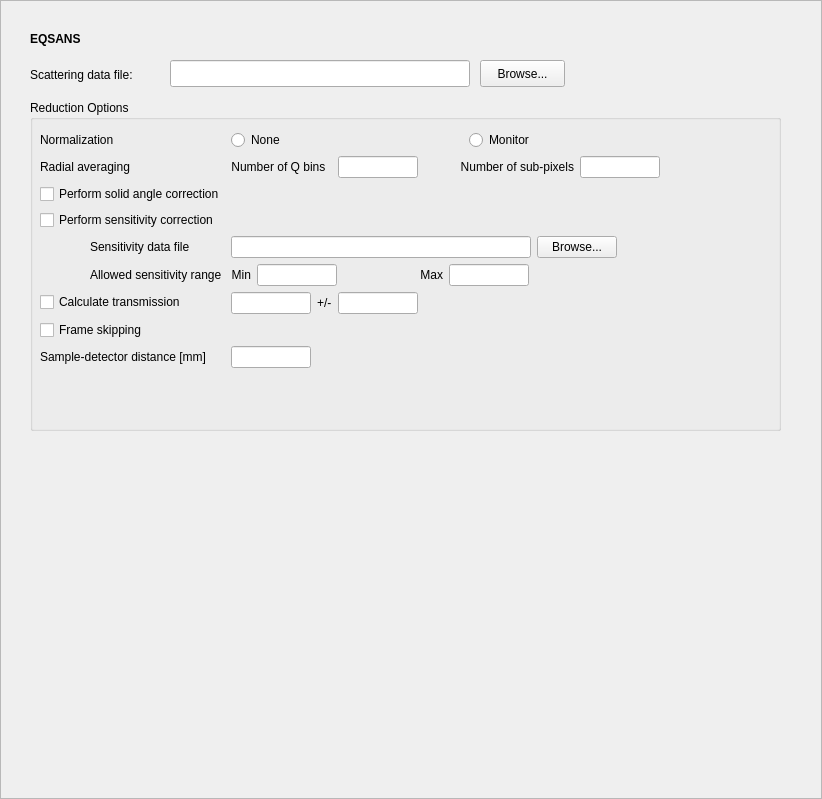
<?xml version="1.0" encoding="UTF-8"?>
<ui version="4.0">
 <class>Frame</class>
 <widget class="QFrame" name="Frame">
  <property name="geometry">
   <rect>
    <x>0</x>
    <y>0</y>
    <width>822</width>
    <height>799</height>
   </rect>
  </property>
  <property name="sizePolicy">
   <sizepolicy hsizetype="Expanding" vsizetype="Expanding">
    <horstretch>0</horstretch>
    <verstretch>0</verstretch>
   </sizepolicy>
  </property>
  <property name="windowTitle">
   <string>Frame</string>
  </property>
  <property name="frameShape">
   <enum>QFrame::StyledPanel</enum>
  </property>
  <property name="frameShadow">
   <enum>QFrame::Raised</enum>
  </property>
  <widget class="QGroupBox" name="reduction_options_groupbox">
   <property name="geometry">
    <rect>
     <x>30</x>
     <y>100</y>
     <width>751</width>
     <height>331</height>
    </rect>
   </property>
   <property name="title">
    <string>Reduction Options</string>
   </property>
   <widget class="QWidget" name="formLayoutWidget_2">
    <property name="geometry">
     <rect>
      <x>10</x>
      <y>30</y>
      <width>751</width>
      <height>304</height>
     </rect>
    </property>
    <layout class="QFormLayout" name="formLayout_2">
     <property name="sizeConstraint">
      <enum>QLayout::SetFixedSize</enum>
     </property>
     <property name="fieldGrowthPolicy">
      <enum>QFormLayout::AllNonFixedFieldsGrow</enum>
     </property>
     <property name="formAlignment">
      <set>Qt::AlignRight|Qt::AlignTop|Qt::AlignTrailing</set>
     </property>
     <item row="0" column="0">
      <widget class="QLabel" name="label_4">
       <property name="text">
        <string>Normalization</string>
       </property>
      </widget>
     </item>
     <item row="0" column="1">
      <layout class="QHBoxLayout" name="horizontalLayout">
       <item>
        <widget class="QRadioButton" name="normalization_none_radio">
         <property name="toolTip">
          <string>Select to skip data normalization.</string>
         </property>
         <property name="text">
          <string>None</string>
         </property>
        </widget>
       </item>
       <item>
        <widget class="QRadioButton" name="normalization_monitor_radio">
         <property name="toolTip">
          <string>Select to normalize the data to the beam monitor count.</string>
         </property>
         <property name="layoutDirection">
          <enum>Qt::LeftToRight</enum>
         </property>
         <property name="text">
          <string>Monitor</string>
         </property>
        </widget>
       </item>
      </layout>
     </item>
     <item row="1" column="0">
      <widget class="QLabel" name="label_2">
       <property name="text">
        <string>Radial averaging</string>
       </property>
      </widget>
     </item>
     <item row="1" column="1">
      <layout class="QHBoxLayout" name="horizontalLayout_2">
       <item>
        <widget class="QLabel" name="label">
         <property name="sizePolicy">
          <sizepolicy hsizetype="Minimum" vsizetype="Preferred">
           <horstretch>0</horstretch>
           <verstretch>0</verstretch>
          </sizepolicy>
         </property>
         <property name="minimumSize">
          <size>
           <width>0</width>
           <height>0</height>
          </size>
         </property>
         <property name="maximumSize">
          <size>
           <width>150</width>
           <height>16777215</height>
          </size>
         </property>
         <property name="text">
          <string>Number of Q bins  </string>
         </property>
         <property name="alignment">
          <set>Qt::AlignRight|Qt::AlignTrailing|Qt::AlignVCenter</set>
         </property>
        </widget>
       </item>
       <item>
        <widget class="QLineEdit" name="n_q_bins_edit">
         <property name="minimumSize">
          <size>
           <width>80</width>
           <height>0</height>
          </size>
         </property>
         <property name="maximumSize">
          <size>
           <width>80</width>
           <height>16777215</height>
          </size>
         </property>
         <property name="toolTip">
          <string>Enter the number of Q bins for the output I(Q) distribution.</string>
         </property>
        </widget>
       </item>
       <item>
        <widget class="QLabel" name="label_3">
         <property name="sizePolicy">
          <sizepolicy hsizetype="Fixed" vsizetype="Preferred">
           <horstretch>0</horstretch>
           <verstretch>0</verstretch>
          </sizepolicy>
         </property>
         <property name="minimumSize">
          <size>
           <width>150</width>
           <height>0</height>
          </size>
         </property>
         <property name="maximumSize">
          <size>
           <width>150</width>
           <height>16777215</height>
          </size>
         </property>
         <property name="text">
          <string>Number of sub-pixels</string>
         </property>
         <property name="alignment">
          <set>Qt::AlignRight|Qt::AlignTrailing|Qt::AlignVCenter</set>
         </property>
        </widget>
       </item>
       <item>
        <widget class="QLineEdit" name="n_sub_pix_edit">
         <property name="minimumSize">
          <size>
           <width>80</width>
           <height>0</height>
          </size>
         </property>
         <property name="maximumSize">
          <size>
           <width>80</width>
           <height>16777215</height>
          </size>
         </property>
         <property name="toolTip">
          <string>Enter the number of sub-pixels in each direction of a detector pixel to use for the
radial averaging. For instance, entering 3 will sub-divide each detector pixel by 3
in each direction and will create 9 sub-pixels.</string>
         </property>
        </widget>
       </item>
       <item>
        <spacer name="horizontalSpacer_4">
         <property name="orientation">
          <enum>Qt::Horizontal</enum>
         </property>
         <property name="sizeHint" stdset="0">
          <size>
           <width>40</width>
           <height>20</height>
          </size>
         </property>
        </spacer>
       </item>
      </layout>
     </item>
     <item row="2" column="0">
      <widget class="QCheckBox" name="solid_angle_chk">
       <property name="toolTip">
        <string>Select to perform a solid angle correction.</string>
       </property>
       <property name="text">
        <string>Perform solid angle correction</string>
       </property>
      </widget>
     </item>
     <item row="3" column="0">
      <widget class="QCheckBox" name="sensitivity_chk">
       <property name="toolTip">
        <string>Select to perform a detector sensitivity correction.</string>
       </property>
       <property name="text">
        <string>Perform sensitivity correction</string>
       </property>
      </widget>
     </item>
     <item row="4" column="0">
      <widget class="QLabel" name="sensivity_file_label">
       <property name="text">
        <string>Sensitivity data file</string>
       </property>
       <property name="alignment">
        <set>Qt::AlignLeading|Qt::AlignLeft|Qt::AlignVCenter</set>
       </property>
       <property name="wordWrap">
        <bool>false</bool>
       </property>
       <property name="indent">
        <number>50</number>
       </property>
      </widget>
     </item>
     <item row="4" column="1">
      <layout class="QHBoxLayout" name="horizontalLayout_4">
       <item>
        <widget class="QLineEdit" name="sensitivity_file_edit">
         <property name="sizePolicy">
          <sizepolicy hsizetype="Fixed" vsizetype="Fixed">
           <horstretch>0</horstretch>
           <verstretch>0</verstretch>
          </sizepolicy>
         </property>
         <property name="minimumSize">
          <size>
           <width>300</width>
           <height>0</height>
          </size>
         </property>
         <property name="baseSize">
          <size>
           <width>0</width>
           <height>0</height>
          </size>
         </property>
         <property name="toolTip">
          <string>Enter a valid file path to be used for the detector sensitivity data.</string>
         </property>
        </widget>
       </item>
       <item>
        <widget class="QPushButton" name="sensitivity_browse_button">
         <property name="sizePolicy">
          <sizepolicy hsizetype="Fixed" vsizetype="Fixed">
           <horstretch>0</horstretch>
           <verstretch>0</verstretch>
          </sizepolicy>
         </property>
         <property name="text">
          <string>Browse...</string>
         </property>
        </widget>
       </item>
       <item>
        <spacer name="horizontalSpacer_3">
         <property name="orientation">
          <enum>Qt::Horizontal</enum>
         </property>
         <property name="sizeHint" stdset="0">
          <size>
           <width>40</width>
           <height>20</height>
          </size>
         </property>
        </spacer>
       </item>
      </layout>
     </item>
     <item row="5" column="0">
      <widget class="QLabel" name="sensitivity_range_label">
       <property name="text">
        <string>Allowed sensitivity range</string>
       </property>
       <property name="indent">
        <number>50</number>
       </property>
      </widget>
     </item>
     <item row="5" column="1">
      <layout class="QHBoxLayout" name="horizontalLayout_5">
       <item>
        <widget class="QLabel" name="sensitivity_min_label">
         <property name="sizePolicy">
          <sizepolicy hsizetype="Preferred" vsizetype="Preferred">
           <horstretch>0</horstretch>
           <verstretch>0</verstretch>
          </sizepolicy>
         </property>
         <property name="minimumSize">
          <size>
           <width>0</width>
           <height>0</height>
          </size>
         </property>
         <property name="maximumSize">
          <size>
           <width>50</width>
           <height>16777215</height>
          </size>
         </property>
         <property name="text">
          <string>Min</string>
         </property>
         <property name="alignment">
          <set>Qt::AlignRight|Qt::AlignTrailing|Qt::AlignVCenter</set>
         </property>
        </widget>
       </item>
       <item>
        <widget class="QLineEdit" name="min_sensitivity_edit">
         <property name="sizePolicy">
          <sizepolicy hsizetype="Fixed" vsizetype="Fixed">
           <horstretch>0</horstretch>
           <verstretch>0</verstretch>
          </sizepolicy>
         </property>
         <property name="minimumSize">
          <size>
           <width>80</width>
           <height>0</height>
          </size>
         </property>
         <property name="maximumSize">
          <size>
           <width>80</width>
           <height>16777215</height>
          </size>
         </property>
         <property name="toolTip">
          <string>Enter the minimum allowed relative sensitivity for any given pixel.</string>
         </property>
        </widget>
       </item>
       <item>
        <widget class="QLabel" name="sensitivity_max_label">
         <property name="sizePolicy">
          <sizepolicy hsizetype="Fixed" vsizetype="Preferred">
           <horstretch>0</horstretch>
           <verstretch>0</verstretch>
          </sizepolicy>
         </property>
         <property name="minimumSize">
          <size>
           <width>100</width>
           <height>0</height>
          </size>
         </property>
         <property name="maximumSize">
          <size>
           <width>100</width>
           <height>16777215</height>
          </size>
         </property>
         <property name="text">
          <string>Max</string>
         </property>
         <property name="alignment">
          <set>Qt::AlignRight|Qt::AlignTrailing|Qt::AlignVCenter</set>
         </property>
        </widget>
       </item>
       <item>
        <widget class="QLineEdit" name="max_sensitivity_edit">
         <property name="sizePolicy">
          <sizepolicy hsizetype="Fixed" vsizetype="Fixed">
           <horstretch>0</horstretch>
           <verstretch>0</verstretch>
          </sizepolicy>
         </property>
         <property name="minimumSize">
          <size>
           <width>80</width>
           <height>0</height>
          </size>
         </property>
         <property name="maximumSize">
          <size>
           <width>80</width>
           <height>16777215</height>
          </size>
         </property>
         <property name="toolTip">
          <string>Enter the maximum allowed relative sensitivity for any given pixel.</string>
         </property>
        </widget>
       </item>
       <item>
        <spacer name="horizontalSpacer_2">
         <property name="orientation">
          <enum>Qt::Horizontal</enum>
         </property>
         <property name="sizeHint" stdset="0">
          <size>
           <width>40</width>
           <height>20</height>
          </size>
         </property>
        </spacer>
       </item>
      </layout>
     </item>
     <item row="6" column="0">
      <widget class="QCheckBox" name="transmission_chk">
       <property name="toolTip">
        <string>Select to perform a detector sensitivity correction.</string>
       </property>
       <property name="text">
        <string>Calculate transmission</string>
       </property>
       <property name="checked">
        <bool>false</bool>
       </property>
      </widget>
     </item>
     <item row="7" column="0">
      <widget class="QCheckBox" name="frame_skipping_chk">
       <property name="toolTip">
        <string>Select to perform a detector sensitivity correction.</string>
       </property>
       <property name="text">
        <string>Frame skipping</string>
       </property>
       <property name="checked">
        <bool>false</bool>
       </property>
      </widget>
     </item>
     <item row="8" column="0">
      <widget class="QLabel" name="sampleDetectorDistanceMmLabel">
       <property name="text">
        <string>Sample-detector distance [mm]</string>
       </property>
      </widget>
     </item>
     <item row="6" column="1">
      <layout class="QHBoxLayout" name="horizontalLayout_3">
       <item>
        <widget class="QLineEdit" name="transmission_edit">
         <property name="sizePolicy">
          <sizepolicy hsizetype="Expanding" vsizetype="Fixed">
           <horstretch>0</horstretch>
           <verstretch>0</verstretch>
          </sizepolicy>
         </property>
         <property name="minimumSize">
          <size>
           <width>80</width>
           <height>0</height>
          </size>
         </property>
         <property name="maximumSize">
          <size>
           <width>80</width>
           <height>16777215</height>
          </size>
         </property>
         <property name="toolTip">
          <string/>
         </property>
        </widget>
       </item>
       <item>
        <widget class="QLabel" name="plus_minus_label">
         <property name="text">
          <string>+/-</string>
         </property>
        </widget>
       </item>
       <item>
        <widget class="QLineEdit" name="transmission_error_edit">
         <property name="sizePolicy">
          <sizepolicy hsizetype="Expanding" vsizetype="Fixed">
           <horstretch>0</horstretch>
           <verstretch>0</verstretch>
          </sizepolicy>
         </property>
         <property name="minimumSize">
          <size>
           <width>80</width>
           <height>0</height>
          </size>
         </property>
         <property name="maximumSize">
          <size>
           <width>80</width>
           <height>16777215</height>
          </size>
         </property>
         <property name="toolTip">
          <string/>
         </property>
        </widget>
       </item>
       <item>
        <spacer name="horizontalSpacer">
         <property name="orientation">
          <enum>Qt::Horizontal</enum>
         </property>
         <property name="sizeHint" stdset="0">
          <size>
           <width>40</width>
           <height>20</height>
          </size>
         </property>
        </spacer>
       </item>
      </layout>
     </item>
     <item row="8" column="1">
      <widget class="QLineEdit" name="sample_dist_edit">
       <property name="sizePolicy">
        <sizepolicy hsizetype="Expanding" vsizetype="Fixed">
         <horstretch>0</horstretch>
         <verstretch>0</verstretch>
        </sizepolicy>
       </property>
       <property name="minimumSize">
        <size>
         <width>80</width>
         <height>0</height>
        </size>
       </property>
       <property name="maximumSize">
        <size>
         <width>80</width>
         <height>16777215</height>
        </size>
       </property>
       <property name="toolTip">
        <string/>
       </property>
      </widget>
     </item>
    </layout>
   </widget>
  </widget>
  <widget class="QLabel" name="instr_name_label">
   <property name="geometry">
    <rect>
     <x>30</x>
     <y>30</y>
     <width>550</width>
     <height>17</height>
    </rect>
   </property>
   <property name="font">
    <font>
     <weight>75</weight>
     <bold>true</bold>
    </font>
   </property>
   <property name="text">
    <string>EQSANS</string>
   </property>
  </widget>
  <widget class="QLabel" name="label_9">
   <property name="geometry">
    <rect>
     <x>30</x>
     <y>60</y>
     <width>131</width>
     <height>29</height>
    </rect>
   </property>
   <property name="text">
    <string>Scattering data file:</string>
   </property>
   <property name="alignment">
    <set>Qt::AlignLeading|Qt::AlignLeft|Qt::AlignVCenter</set>
   </property>
   <property name="wordWrap">
    <bool>false</bool>
   </property>
   <property name="indent">
    <number>0</number>
   </property>
  </widget>
  <widget class="QLineEdit" name="data_file_edit">
   <property name="geometry">
    <rect>
     <x>170</x>
     <y>60</y>
     <width>300</width>
     <height>27</height>
    </rect>
   </property>
   <property name="sizePolicy">
    <sizepolicy hsizetype="Fixed" vsizetype="Fixed">
     <horstretch>0</horstretch>
     <verstretch>0</verstretch>
    </sizepolicy>
   </property>
   <property name="minimumSize">
    <size>
     <width>300</width>
     <height>0</height>
    </size>
   </property>
   <property name="baseSize">
    <size>
     <width>0</width>
     <height>0</height>
    </size>
   </property>
   <property name="toolTip">
    <string>Enter a valid file path to the SANS data file you want to reduce.</string>
   </property>
  </widget>
  <widget class="QPushButton" name="data_file_browse_button">
   <property name="geometry">
    <rect>
     <x>480</x>
     <y>60</y>
     <width>85</width>
     <height>27</height>
    </rect>
   </property>
   <property name="sizePolicy">
    <sizepolicy hsizetype="Fixed" vsizetype="Fixed">
     <horstretch>0</horstretch>
     <verstretch>0</verstretch>
    </sizepolicy>
   </property>
   <property name="text">
    <string>Browse...</string>
   </property>
  </widget>
 </widget>
 <resources/>
 <connections/>
</ui>
